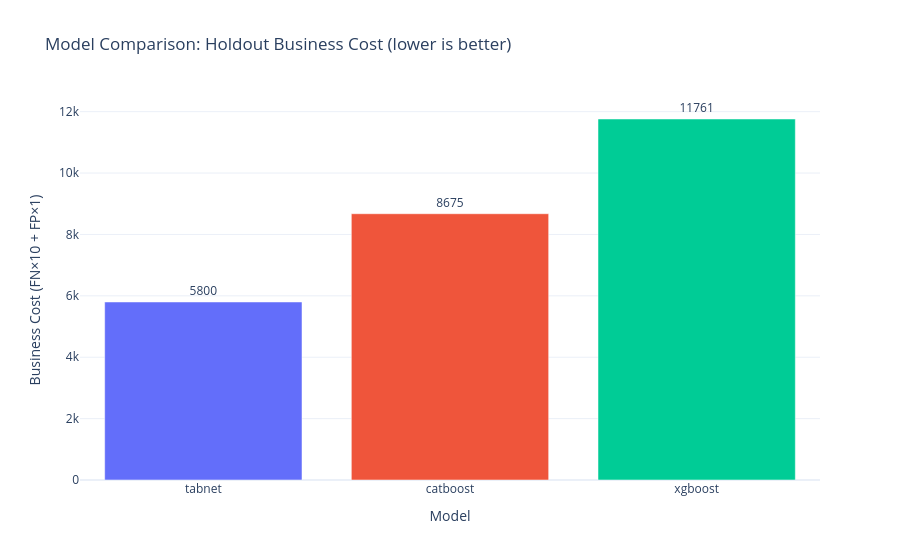
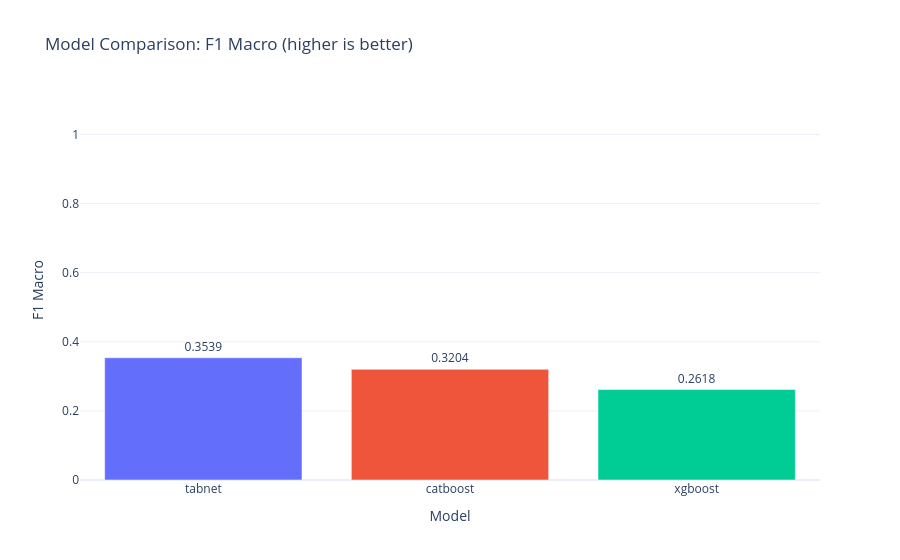
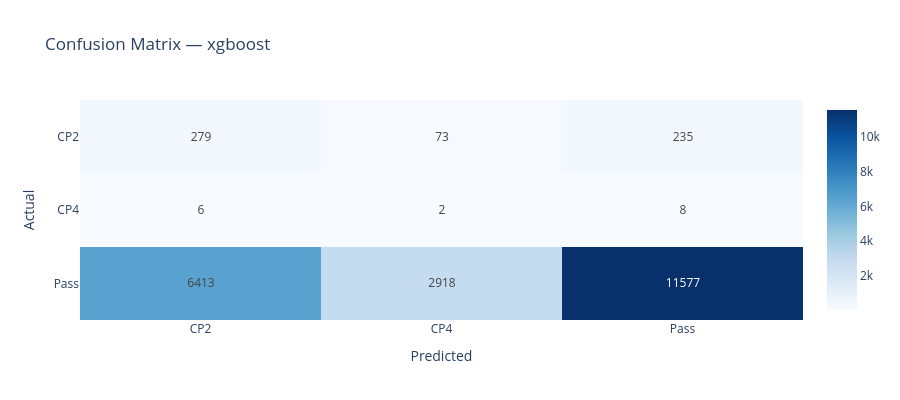
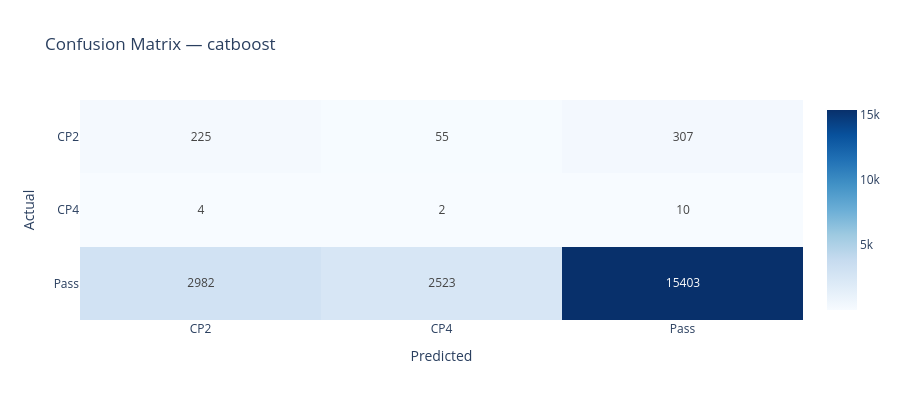

Notebook source saved alongside these figures, in order:
### Code cell
import plotly.express as px
import plotly.graph_objects as go

# --- Business cost bar chart ---
fig = px.bar(
    comparison_df,
    x='Model',
    y='Holdout Cost',
    title='Model Comparison: Holdout Business Cost (lower is better)',
    template='plotly_white',
    text='Holdout Cost',
    color='Model',
)
fig.update_traces(textposition='outside')
fig.update_layout(yaxis_title='Business Cost (FN×10 + FP×1)', showlegend=False)
fig.show()

# --- F1 Macro bar chart ---
fig2 = px.bar(
    comparison_df,
    x='Model',
    y='F1 Macro',
    title='Model Comparison: F1 Macro (higher is better)',
    template='plotly_white',
    text='F1 Macro',
    color='Model',
)
fig2.update_traces(textposition='outside')
fig2.update_layout(yaxis=dict(range=[0, 1.1]), showlegend=False)
fig2.show()

# --- Confusion matrices for all models ---
for model_name, r in all_results.items():
    fig_cm = go.Figure(data=go.Heatmap(
        z=r['confusion_matrix'], x=class_names, y=class_names,
        colorscale='Blues', text=r['confusion_matrix'], texttemplate='%{text}',
    ))
    fig_cm.update_layout(
        title=f'Confusion Matrix — {model_name}',
        xaxis_title='Predicted', yaxis_title='Actual',
        template='plotly_white', height=400, yaxis=dict(autorange='reversed'),
    )
    fig_cm.show()

### Figure 1 — Plotly figure (JSON) as saved in the notebook; plotly's stock layout.template omitted (floating-point values rounded to 4 significant figures)
{"data": [{"hovertemplate": "Model=%{x}<br>Holdout Cost=%{text}<extra></extra>", "legendgroup": "tabnet", "marker": {"color": "#636efa", "pattern": {"shape": ""}}, "name": "tabnet", "orientation": "v", "showlegend": true, "text": [5800.0], "textposition": "outside", "type": "bar", "x": ["tabnet"], "xaxis": "x", "y": [5800], "yaxis": "y"}, {"hovertemplate": "Model=%{x}<br>Holdout Cost=%{text}<extra></extra>", "legendgroup": "catboost", "marker": {"color": "#EF553B", "pattern": {"shape": ""}}, "name": "catboost", "orientation": "v", "showlegend": true, "text": [8675.0], "textposition": "outside", "type": "bar", "x": ["catboost"], "xaxis": "x", "y": [8675], "yaxis": "y"}, {"hovertemplate": "Model=%{x}<br>Holdout Cost=%{text}<extra></extra>", "legendgroup": "xgboost", "marker": {"color": "#00cc96", "pattern": {"shape": ""}}, "name": "xgboost", "orientation": "v", "showlegend": true, "text": [11760.0], "textposition": "outside", "type": "bar", "x": ["xgboost"], "xaxis": "x", "y": [11761], "yaxis": "y"}], "layout": {"barmode": "relative", "legend": {"title": {"text": "Model"}, "tracegroupgap": 0}, "showlegend": false, "title": {"text": "Model Comparison: Holdout Business Cost (lower is better)"}, "xaxis": {"anchor": "y", "categoryarray": ["tabnet", "catboost", "xgboost"], "categoryorder": "array", "domain": [0, 1], "title": {"text": "Model"}}, "yaxis": {"anchor": "x", "domain": [0, 1], "title": {"text": "Business Cost (FN×10 + FP×1)"}}}}

### Figure 2 — Plotly figure (JSON) as saved in the notebook; plotly's stock layout.template omitted (floating-point values rounded to 4 significant figures)
{"data": [{"hovertemplate": "Model=%{x}<br>F1 Macro=%{text}<extra></extra>", "legendgroup": "tabnet", "marker": {"color": "#636efa", "pattern": {"shape": ""}}, "name": "tabnet", "orientation": "v", "showlegend": true, "text": [0.3539], "textposition": "outside", "type": "bar", "x": ["tabnet"], "xaxis": "x", "y": [0.3539], "yaxis": "y"}, {"hovertemplate": "Model=%{x}<br>F1 Macro=%{text}<extra></extra>", "legendgroup": "catboost", "marker": {"color": "#EF553B", "pattern": {"shape": ""}}, "name": "catboost", "orientation": "v", "showlegend": true, "text": [0.3204], "textposition": "outside", "type": "bar", "x": ["catboost"], "xaxis": "x", "y": [0.3204], "yaxis": "y"}, {"hovertemplate": "Model=%{x}<br>F1 Macro=%{text}<extra></extra>", "legendgroup": "xgboost", "marker": {"color": "#00cc96", "pattern": {"shape": ""}}, "name": "xgboost", "orientation": "v", "showlegend": true, "text": [0.2618], "textposition": "outside", "type": "bar", "x": ["xgboost"], "xaxis": "x", "y": [0.2618], "yaxis": "y"}], "layout": {"barmode": "relative", "legend": {"title": {"text": "Model"}, "tracegroupgap": 0}, "showlegend": false, "title": {"text": "Model Comparison: F1 Macro (higher is better)"}, "xaxis": {"anchor": "y", "categoryarray": ["tabnet", "catboost", "xgboost"], "categoryorder": "array", "domain": [0, 1], "title": {"text": "Model"}}, "yaxis": {"anchor": "x", "domain": [0, 1], "range": [0, 1.1], "title": {"text": "F1 Macro"}}}}

### Figure 3 — Plotly figure (JSON) as saved in the notebook; plotly's stock layout.template omitted (floating-point values rounded to 4 significant figures)
{"data": [{"colorscale": [[0, "rgb(247,251,255)"], [0.125, "rgb(222,235,247)"], [0.25, "rgb(198,219,239)"], [0.375, "rgb(158,202,225)"], [0.5, "rgb(107,174,214)"], [0.625, "rgb(66,146,198)"], [0.75, "rgb(33,113,181)"], [0.875, "rgb(8,81,156)"], [1, "rgb(8,48,107)"]], "text": [[279, 73, 235], [6, 2, 8], [6413, 2918, 11577]], "texttemplate": "%{text}", "type": "heatmap", "x": ["CP2", "CP4", "Pass"], "y": ["CP2", "CP4", "Pass"], "z": [[279, 73, 235], [6, 2, 8], [6413, 2918, 11577]]}], "layout": {"height": 400, "title": {"text": "Confusion Matrix — xgboost"}, "xaxis": {"title": {"text": "Predicted"}}, "yaxis": {"autorange": "reversed", "title": {"text": "Actual"}}}}

### Figure 4 — Plotly figure (JSON) as saved in the notebook; plotly's stock layout.template omitted (floating-point values rounded to 4 significant figures)
{"data": [{"colorscale": [[0, "rgb(247,251,255)"], [0.125, "rgb(222,235,247)"], [0.25, "rgb(198,219,239)"], [0.375, "rgb(158,202,225)"], [0.5, "rgb(107,174,214)"], [0.625, "rgb(66,146,198)"], [0.75, "rgb(33,113,181)"], [0.875, "rgb(8,81,156)"], [1, "rgb(8,48,107)"]], "text": [[225, 55, 307], [4, 2, 10], [2982, 2523, 15403]], "texttemplate": "%{text}", "type": "heatmap", "x": ["CP2", "CP4", "Pass"], "y": ["CP2", "CP4", "Pass"], "z": [[225, 55, 307], [4, 2, 10], [2982, 2523, 15403]]}], "layout": {"height": 400, "title": {"text": "Confusion Matrix — catboost"}, "xaxis": {"title": {"text": "Predicted"}}, "yaxis": {"autorange": "reversed", "title": {"text": "Actual"}}}}
